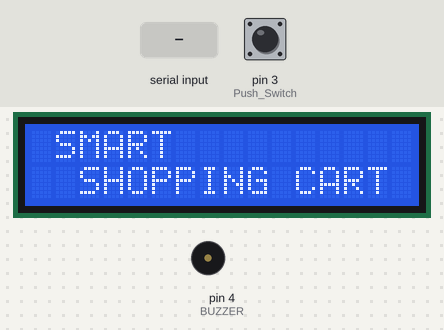
Simulated run of this sketch. Board: Arduino Uno, built with avr-gcc and run on an emulated ATmega328P. Shown: 16×2 character LCD, buzzer (waves = sounding, pin HIGH). The test bench sets the inputs (shaded band); at power-on: pin 3 (Push_Switch) HIGH.

Above: at 3.2 s.
3.3 s: "4000350ABAC5" received over Serial
At 4.7 s:
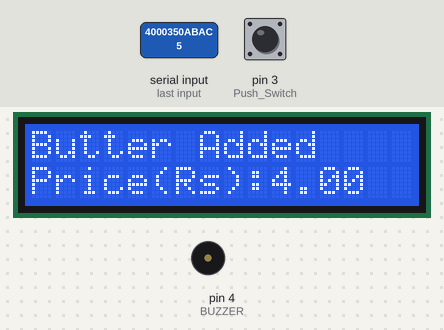
6.3 s: pin 3 (Push_Switch) pulled LOW for 3.2 s
At 8.9 s:
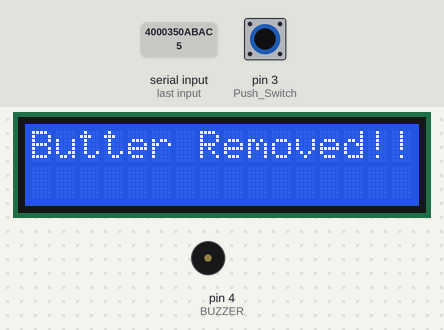
12.5 s: "4000355181A5" received over Serial
At 14.2 s:
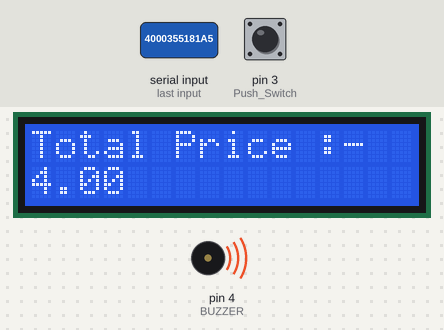
15.5 s: "4000351B7B15" received over Serial
18.5 s: pin 3 (Push_Switch) pulled LOW for 1 s
At 19.8 s:
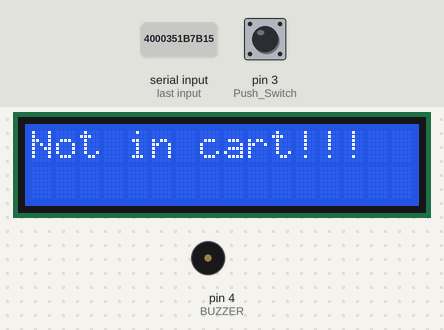
Timing chart, 0 to 22.2 s (numbered marks = the images above; inputs shaded):
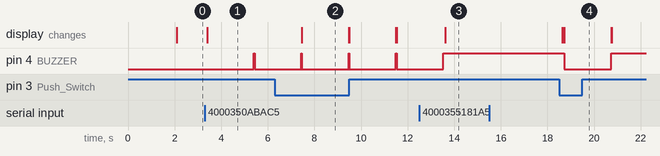

Measured:
- after the input at 3.3 s, pin 4 (BUZZER): LOW → HIGH after 2.1 s, → LOW 0.04 s later; the display: changes after 0.10 s (image 1)
- after the input at 6.3 s, the display: changes after 1.2 s (image 2)
- after the input at 12.5 s, pin 4 (BUZZER): goes on until 13.5 s, then stays HIGH; the display: changes after 1.1 s (image 3)
- after the input at 15.5 s, every drawn part: stays the same
- after the input at 18.5 s, pin 4 (BUZZER): HIGH → LOW after 0.23 s, → HIGH 2.0 s later; the display: first differs from a run without the input after 0.23 s (image 4)
- what the display in image 2 shows lasts 2.0 s, from 7.5 s to 9.5 s

The sketch:

code.ino
```cpp
#include <Arduino.h>

#include <LiquidCrystal_I2C.h>
#include <Wire.h>


LiquidCrystal_I2C lcd(0x27, 16, 2);

char input[12];
int count = 0;
int a;
int p1=0,p2=0,p3=0,p4=0;
int c1=0,c2=0,c3=0,c4=0;

double total = 0;
int count_prod = 0;


void setup ()
{
//  Pin direction

  pinMode(3, INPUT_PULLUP);   //Push Switch
  pinMode(4, OUTPUT);         //BUZZER

// Initialization
  Serial.begin(9600);


//  lcd.begin();
 lcd.init();
  lcd.backlight();
  lcd.setCursor(0, 0);
  lcd.print(" SMART");
  delay (2000);
  lcd.setCursor(0, 1);
  lcd.print("  SHOPPING CART       ");

}
 void loop()
{

 count = 0;
    while (Serial.available() && count < 12)
    {
      input[count] = Serial.read();
      count++;
      delay(5);
    }
      int a=digitalRead(3);

    if ((strncmp(input, "4000350ABAC5", 12) == 0) && (a == 1))
    {

      lcd.setCursor(0, 0);
      lcd.print("Butter Added       ");
      lcd.setCursor(0, 1);
      lcd.print("Price(Rs):4.00      ");
      digitalWrite(4,LOW);

      delay(2000);
      total = total + 4.00;
      count_prod++;
      p1++;
      digitalWrite(4,HIGH);

    }


    else if ((strncmp(input, "4000350ABAC5", 12) == 0) && (a == 0))
    {
      if(p1>0)
      {
      lcd.clear();
      lcd.setCursor(0, 0);
      lcd.print("Butter Removed!!!        ");
      digitalWrite(4,LOW);
      delay(2000);
      total = total - 4.00;
      lcd.clear();
      digitalWrite(4,HIGH);
      p1--;
      if(p1==0)
      {
        count_prod--;
      }
      }
      else
      {
      lcd.clear();
      lcd.setCursor(0, 0);
      lcd.print("Not in cart!!!        ");
      digitalWrite(4,LOW);
      delay(2000);
      digitalWrite(4,HIGH);
      lcd.clear();
      }
    }


    if ((strncmp(input, "4000351B7B15", 12) == 0) && (a == 1))
    {
      lcd.setCursor(0, 0);
      lcd.print("Milk Added       ");
      lcd.setCursor(0, 1);
      lcd.print("Price(Rs):6.00      ");
      digitalWrite(6,HIGH);
      delay(2000);
      total = total + 6.00;
      count_prod++;
      digitalWrite(4,HIGH);
      p2++;
    }


    else if ((strncmp(input, "4000351B7B15", 12) == 0) && (a == 0))
    {
      if(p2>0)
      {
      lcd.clear();
      lcd.setCursor(0, 0);
      lcd.print("Butter Removed!!!        ");
      digitalWrite(4,LOW);
      delay(2000);
      lcd.clear();
      digitalWrite(4,HIGH);
      p2--;
      if(p2==0)
      {
        count_prod--;
      }
      }
      else
      {
      lcd.clear();
      lcd.setCursor(0, 0);
      lcd.print("Not in cart!!!        ");
      digitalWrite(4,LOW);
      delay(2000);
      digitalWrite(4,HIGH);
      lcd.clear();
      }
    }

    if ((strncmp(input, "4000355181A5", 12) == 0) && (a == 1))
    {

      lcd.clear();
      lcd.setCursor(0, 0);
      lcd.print("Total Price :-");
      lcd.setCursor(0, 1);
      lcd.print(total);
      delay(5000);
      lcd.clear();
      lcd.setCursor(0, 0);
      lcd.print("  THANKS FOR  ");
      lcd.setCursor(0, 1);
      lcd.print("   VISITING ");

    }

}
```
